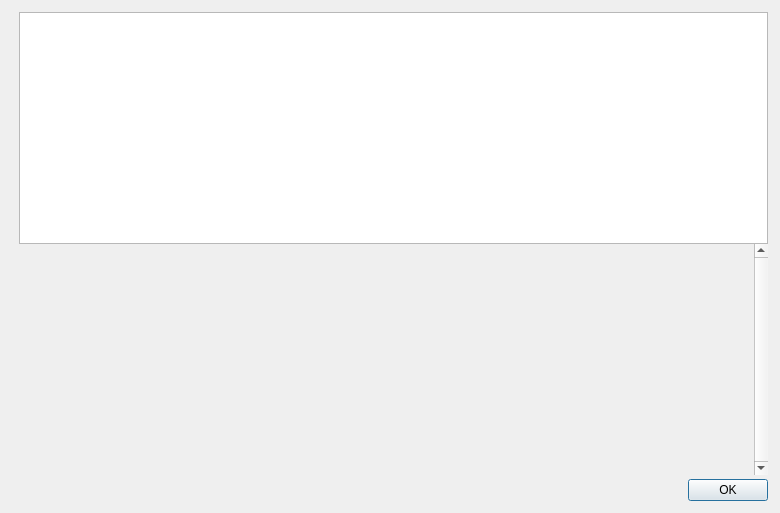
<?xml version="1.0" encoding="UTF-8"?>
<ui version="4.0">
 <class>HelpMessageDialog</class>
 <widget class="QDialog" name="HelpMessageDialog">
  <property name="geometry">
   <rect>
    <x>0</x>
    <y>0</y>
    <width>780</width>
    <height>513</height>
   </rect>
  </property>
  <property name="windowTitle">
   <string notr="true">Gtacoin Core - Command-line options</string>
  </property>
  <layout class="QHBoxLayout" name="horizontalLayout_2">
   <property name="spacing">
    <number>0</number>
   </property>
   <property name="leftMargin">
    <number>12</number>
   </property>
   <property name="topMargin">
    <number>12</number>
   </property>
   <property name="rightMargin">
    <number>12</number>
   </property>
   <property name="bottomMargin">
    <number>12</number>
   </property>
   <item>
    <layout class="QVBoxLayout" name="verticalLayoutLogo" stretch="0">
     <property name="leftMargin">
      <number>0</number>
     </property>
     <property name="topMargin">
      <number>4</number>
     </property>
     <property name="rightMargin">
      <number>0</number>
     </property>
     <item>
      <widget class="QLabel" name="aboutLogo">
       <property name="sizePolicy">
        <sizepolicy hsizetype="Preferred" vsizetype="Ignored">
         <horstretch>0</horstretch>
         <verstretch>0</verstretch>
        </sizepolicy>
       </property>
       <property name="scaledContents">
        <bool>true</bool>
       </property>
       <property name="alignment">
        <set>Qt::AlignLeading|Qt::AlignLeft|Qt::AlignTop</set>
       </property>
      </widget>
     </item>
    </layout>
   </item>
   <item>
    <layout class="QVBoxLayout" name="verticalLayout">
     <item>
      <widget class="QTextEdit" name="helpMessage">
       <property name="readOnly">
        <bool>true</bool>
       </property>
      </widget>
     </item>
     <item>
      <widget class="QScrollArea" name="scrollArea">
       <property name="frameShape">
        <enum>QFrame::NoFrame</enum>
       </property>
       <property name="verticalScrollBarPolicy">
        <enum>Qt::ScrollBarAlwaysOn</enum>
       </property>
       <property name="widgetResizable">
        <bool>true</bool>
       </property>
       <widget class="QWidget" name="scrollAreaWidgetContents">
        <property name="geometry">
         <rect>
          <x>0</x>
          <y>0</y>
          <width>639</width>
          <height>220</height>
         </rect>
        </property>
        <layout class="QVBoxLayout" name="verticalLayout_2">
         <item>
          <widget class="QLabel" name="aboutMessage">
           <property name="cursor">
            <cursorShape>IBeamCursor</cursorShape>
           </property>
           <property name="textFormat">
            <enum>Qt::PlainText</enum>
           </property>
           <property name="alignment">
            <set>Qt::AlignLeading|Qt::AlignLeft|Qt::AlignTop</set>
           </property>
           <property name="openExternalLinks">
            <bool>true</bool>
           </property>
           <property name="textInteractionFlags">
            <set>Qt::LinksAccessibleByMouse|Qt::TextSelectableByKeyboard|Qt::TextSelectableByMouse</set>
           </property>
          </widget>
         </item>
        </layout>
       </widget>
      </widget>
     </item>
     <item>
      <spacer name="verticalSpacer">
       <property name="orientation">
        <enum>Qt::Vertical</enum>
       </property>
       <property name="sizeType">
        <enum>QSizePolicy::Fixed</enum>
       </property>
       <property name="sizeHint" stdset="0">
        <size>
         <width>4</width>
         <height>4</height>
        </size>
       </property>
      </spacer>
     </item>
     <item>
      <widget class="QDialogButtonBox" name="okButton">
       <property name="orientation">
        <enum>Qt::Horizontal</enum>
       </property>
       <property name="standardButtons">
        <set>QDialogButtonBox::Ok</set>
       </property>
      </widget>
     </item>
    </layout>
   </item>
  </layout>
 </widget>
 <resources>
  <include location="../gtacoin.qrc"/>
 </resources>
 <connections>
  <connection>
   <sender>okButton</sender>
   <signal>accepted()</signal>
   <receiver>HelpMessageDialog</receiver>
   <slot>accept()</slot>
   <hints>
    <hint type="sourcelabel">
     <x>20</x>
     <y>20</y>
    </hint>
    <hint type="destinationlabel">
     <x>20</x>
     <y>20</y>
    </hint>
   </hints>
  </connection>
  <connection>
   <sender>okButton</sender>
   <signal>rejected()</signal>
   <receiver>HelpMessageDialog</receiver>
   <slot>reject()</slot>
   <hints>
    <hint type="sourcelabel">
     <x>20</x>
     <y>20</y>
    </hint>
    <hint type="destinationlabel">
     <x>20</x>
     <y>20</y>
    </hint>
   </hints>
  </connection>
 </connections>
</ui>
